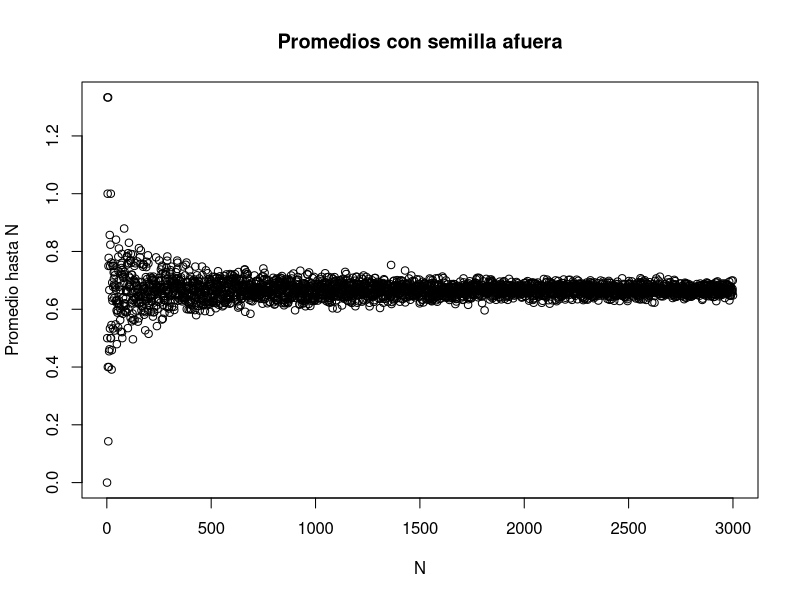
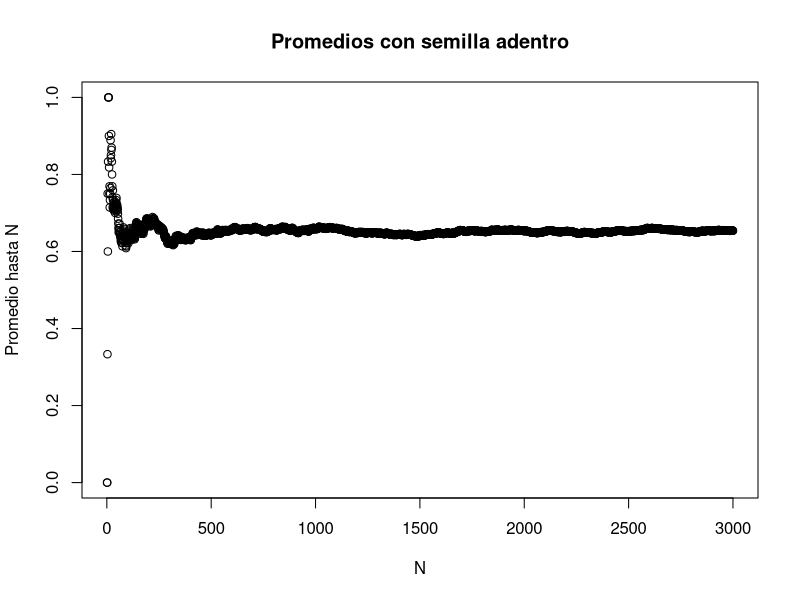
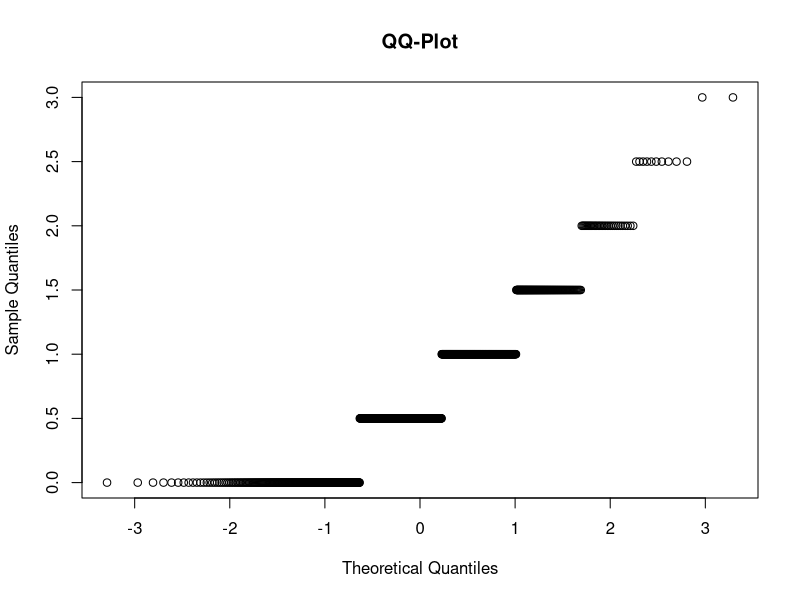
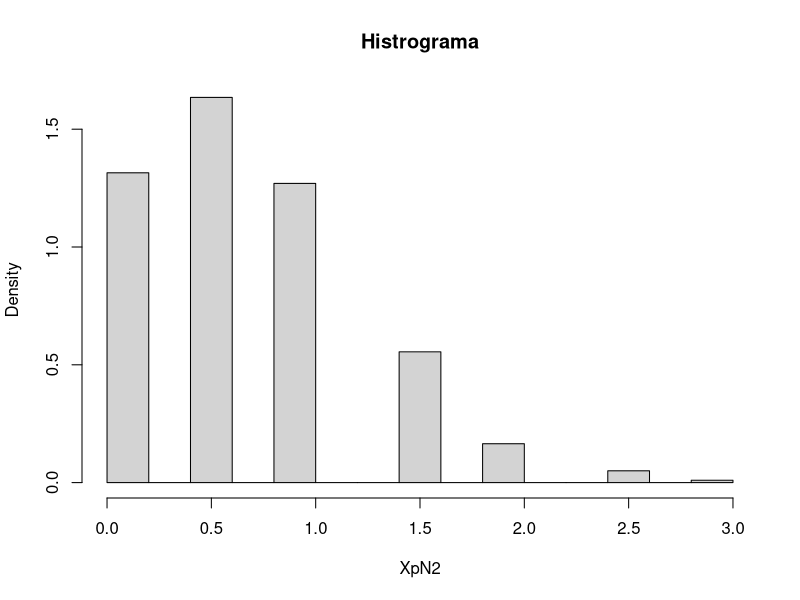
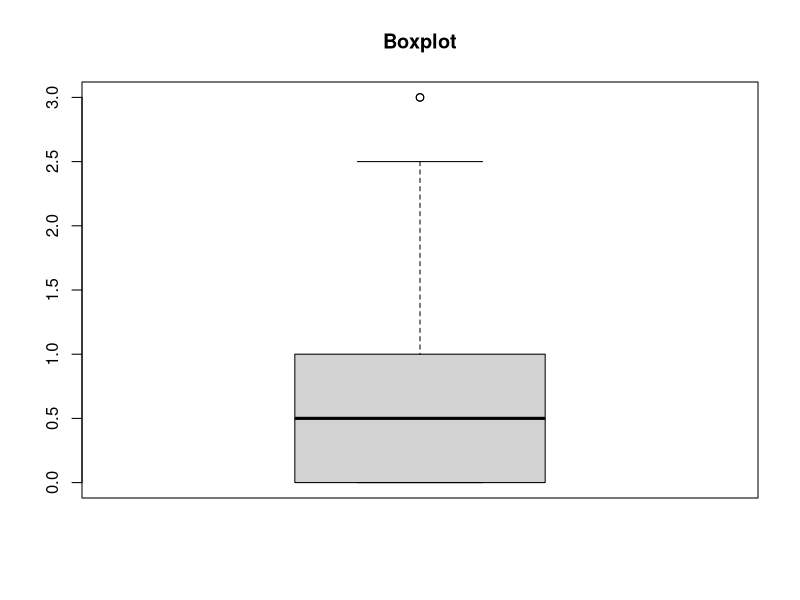
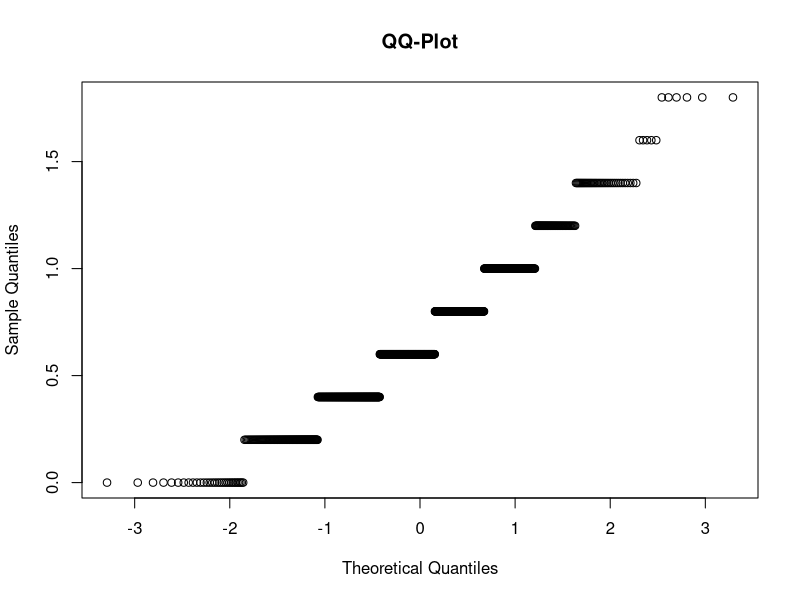
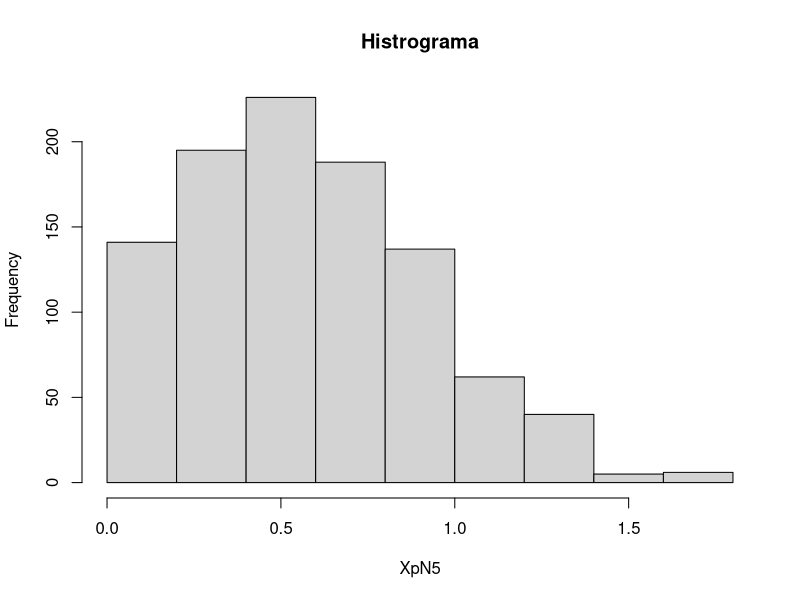
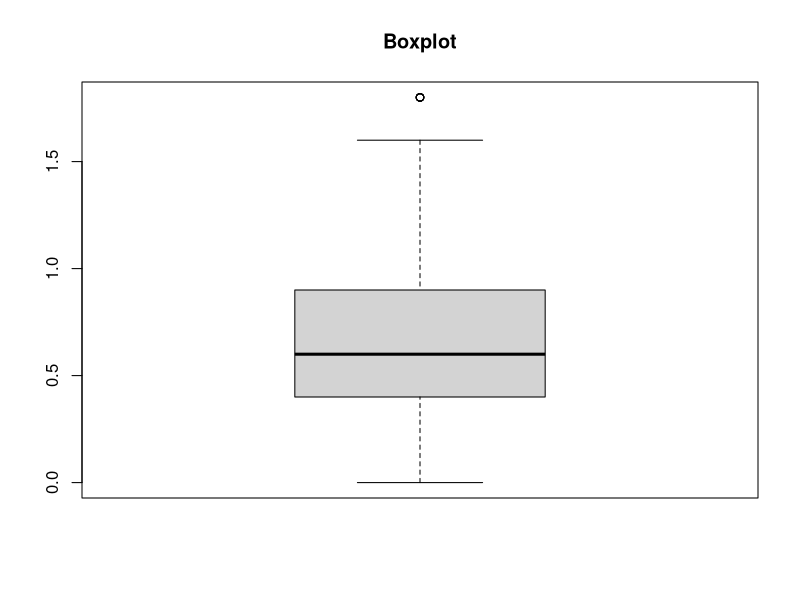

Source code (R) for these figures, in order:
###### INITIALIZATION ######
XpN1 <- numeric(3000)
XpN2 = numeric(1000)
XpN5 = numeric(1000)
XpN30 = numeric(1000)
XpN500 = numeric(1000)
N <- 6
P <- 1/9
EX1 <- N*P
VX1 <- N*P*(1-P)

###### EJERCICIO 1a ######
set.seed(1)
for (i in 1:3000){
  XpN1[i] <- mean(rbinom(n=i,size=N, prob=P)) 
}
plot(XpN1, main="Promedios con semilla afuera", xlab = "N", ylab = "Promedio hasta N")

###### EJERCICIO 1b ######
for (i in 1:3000){
  set.seed(1)
  XpN1[i] <- mean(rbinom(n=i,size=N, prob=P)) 
}
plot(XpN1, main="Promedios con semilla adentro", xlab = "N", ylab = "Promedio hasta N")

###### EJERCICIO 2a ######
n <- 2
for (i in 1:1000){
  XpN2[i] = mean(rbinom(n=n, size=N, prob=P))
}
qqnorm(XpN2, main="QQ-Plot")
hist(XpN2, main="Histrograma",prob=T)
boxplot(XpN2,main="Boxplot")

###### EJERCICIO 2b ######
n <- 5
for (i in 1:1000){
  XpN5[i] = mean(rbinom(n=n, size=N, prob=P))
}
qqnorm(XpN5, main="QQ-Plot")
hist(XpN5, main="Histrograma")
boxplot(XpN5,main="Boxplot")

###### EJERCICIO 2c1 ######
n <- 30
for (i in 1:1000){
  XpN30[i] = mean(rbinom(n=n, size=N, prob=P))
}
qqnorm(XpN30, main="QQ-Plot")
hist(XpN30, main="Histrograma",prob=T)
boxplot(XpN30,main="Boxplot")

###### EJERCICIO 2c2 ######
n <- 500
for (i in 1:1000){
  XpN500[i] = mean(rbinom(n=n, size=N, prob=P))
}
qqnorm(XpN500, main="QQ-Plot")
qqline(XpN500, col="red");
hist(XpN500, main="Histrograma",prob=T)
boxplot(XpN500,main="Boxplot")

###### EJERCICIO 2e ######
par(mfrow=c(1,4))
boxplot(XpN2,main="Boxplot N=2")
boxplot(XpN5,main="Boxplot N=5")
boxplot(XpN30,main="Boxplot N=30")
boxplot(XpN500,main="Boxplot N=500")

###### EJERCICIO 3b ######
XpN2estandarizada <- ((XpN2)-EX1)/sqrt(VX1/2)
XpN5estandarizada <- ((XpN5)-EX1)/sqrt(VX1/5)
XpN30estandarizada <- ((XpN30)-EX1)/sqrt(VX1/30)
XpN500estandarizada <- ((XpN500)-EX1)/sqrt(VX1/500)
par(mfrow=c(1,4))
boxplot(XpN2estandarizada,main="Boxplot estandarizado N=2")
boxplot(XpN5estandarizada,main="Boxplot estandarizado N=5")
boxplot(XpN30estandarizada,main="Boxplot estandarizado N=30")
boxplot(XpN500estandarizada,main="Boxplot estandarizado N=500")


qqnorm(XpN2estandarizada,main="QQ-Plot estandarizado N=2")
qqline(XpN2estandarizada,col="red")


qqnorm(XpN5estandarizada,main="QQ-Plot estandarizado N=5")
qqline(XpN5estandarizada,col="red")

qqnorm(XpN30estandarizada,main="QQ-Plot estandarizado N=30")
qqline(XpN30estandarizada,col="red")

qqnorm(XpN500estandarizada,main="QQ-Plot estandarizado N=500")
qqline(XpN500estandarizada,col="red")

###### EJERCICIO 3c ######
grilla <- seq(-4,4,by=0.1)
hist(XpN2estandarizada,main="Histrograma estandarizado N=2",prob=T)
lines(grilla,dnorm(grilla),col='red', lwd=2) 
hist(XpN5estandarizada,main="Histrograma estandarizado N=5",prob=T)
lines(grilla,dnorm(grilla),col='red', lwd=2) 
hist(XpN30estandarizada,main="Histrograma estandarizado N=30",prob=T)
lines(grilla,dnorm(grilla),col='red', lwd=2) 
hist(XpN500estandarizada,main="Histrograma estandarizado N=500",prob=T)
lines(grilla,dnorm(grilla),col='red', lwd=2) 
